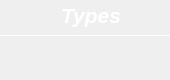
                    <widget class="QFrame" name="Class_QF">
                     <property name="minimumSize">
                      <size>
                       <width>170</width>
                       <height>80</height>
                      </size>
                     </property>
                     <property name="maximumSize">
                      <size>
                       <width>170</width>
                       <height>80</height>
                      </size>
                     </property>
                     <property name="toolTipDuration">
                      <number>0</number>
                     </property>
                     <property name="styleSheet">
                      <string notr="true">QFrame#Class_QF{
color: rgb(255, 255, 255);
border-radius: 15px;
background-color: rgb(243, 129, 129);
}
</string>
                     </property>
                     <!-- <property name="frameShape">
                      <enum>QFrame::StyledPanel</enum>
                     </property> -->
                     <property name="frameShadow">
                      <enum>QFrame::Raised</enum>
                     </property>
                     <layout class="QVBoxLayout" name="verticalLayout_7" stretch="0,2,1">
                      <property name="spacing">
                       <number>0</number>
                      </property>
                      <property name="leftMargin">
                       <number>0</number>
                      </property>
                      <property name="topMargin">
                       <number>0</number>
                      </property>
                      <property name="rightMargin">
                       <number>0</number>
                      </property>
                      <property name="bottomMargin">
                       <number>0</number>
                      </property>
                      <item>
                       <widget class="QFrame" name="Class_top">
                        <property name="styleSheet">
                         <string notr="true">border:none</string>
                        </property>
                        <!-- <property name="frameShape">
                         <enum>QFrame::StyledPanel</enum>
                        </property> -->
                        <property name="frameShadow">
                         <enum>QFrame::Raised</enum>
                        </property>
                        <layout class="QHBoxLayout" name="horizontalLayout_6">
                         <property name="spacing">
                          <number>0</number>
                         </property>
                         <property name="leftMargin">
                          <number>0</number>
                         </property>
                         <property name="topMargin">
                          <number>3</number>
                         </property>
                         <property name="rightMargin">
                          <number>0</number>
                         </property>
                         <property name="bottomMargin">
                          <number>3</number>
                         </property>
                         <item>
                          <widget class="QLabel" name="label_5">
                           <property name="maximumSize">
                            <size>
                             <width>16777215</width>
                             <height>30</height>
                            </size>
                           </property>
                           <property name="font">
                            <font>
                             <family>Segoe UI</family>
                             <pointsize>16</pointsize>
                             <italic>true</italic>
                             <bold>true</bold>
                            </font>
                           </property>
                           <property name="styleSheet">
                            <string notr="true">color: rgb(255, 255, 255);
padding-left:12px;
padding-bottom:4px;
font: 600 14pt &quot;Segoe UI&quot;;</string>
                           </property>
                           <property name="text">
                           <string>Types</string>
                           </property>
                           <property name="alignment">
                            <set>Qt::AlignCenter</set>
                           </property>
                           <property name="indent">
                            <number>0</number>
                           </property>
                          </widget>
                         </item>
                        </layout>
                       </widget>
                      </item>
                      <item>
                       <widget class="Line" name="line_2">
                        <property name="maximumSize">
                         <size>
                          <width>16777215</width>
                          <height>1</height>
                         </size>
                        </property>
                        <property name="styleSheet">
                         <string notr="true">background-color: rgb(255, 255, 255);</string>
                        </property>
                        <property name="orientation">
                         <enum>Qt::Horizontal</enum>
                        </property>
                       </widget>
                      </item>
                      <item>
                       <widget class="QFrame" name="Class_bottom">
                        <property name="styleSheet">
                         <string notr="true">border:none</string>
                        </property>
                        <!-- <property name="frameShape">
                         <enum>QFrame::StyledPanel</enum>
                        </property> -->
                        <property name="frameShadow">
                         <enum>QFrame::Raised</enum>
                        </property>
                        <layout class="QVBoxLayout" name="verticalLayout_8">
                         <property name="spacing">
                          <number>0</number>
                         </property>
                         <property name="leftMargin">
                          <number>0</number>
                         </property>
                         <property name="topMargin">
                          <number>6</number>
                         </property>
                         <property name="rightMargin">
                          <number>0</number>
                         </property>
                         <property name="bottomMargin">
                          <number>6</number>
                         </property>
                         <item alignment="Qt::AlignTop">
                          <widget class="QLabel" name="Class_num">
                           <property name="minimumSize">
                            <size>
                             <width>0</width>
                             <height>30</height>
                            </size>
                           </property>
                           <property name="maximumSize">
                            <size>
                             <width>16777215</width>
                             <height>30</height>
                            </size>
                           </property>
                           <property name="font">
                            <font>
                             <family>Segoe UI</family>
                             <pointsize>17</pointsize>
                             <italic>false</italic>
                             <bold>false</bold>
                             <underline>false</underline>
                            </font>
                           </property>
                           <property name="styleSheet">
                            <string notr="true">color: rgb(255, 255, 255);
font: 600 14pt &quot;Segoe UI&quot;;</string>
                           </property>
                           <property name="text">
                            <string/>
                           </property>
                           <property name="alignment">
                            <set>Qt::AlignCenter</set>
                           </property>
                          </widget>
                         </item>
                        </layout>
                       </widget>
                      </item>
                     </layout>
                    </widget>
